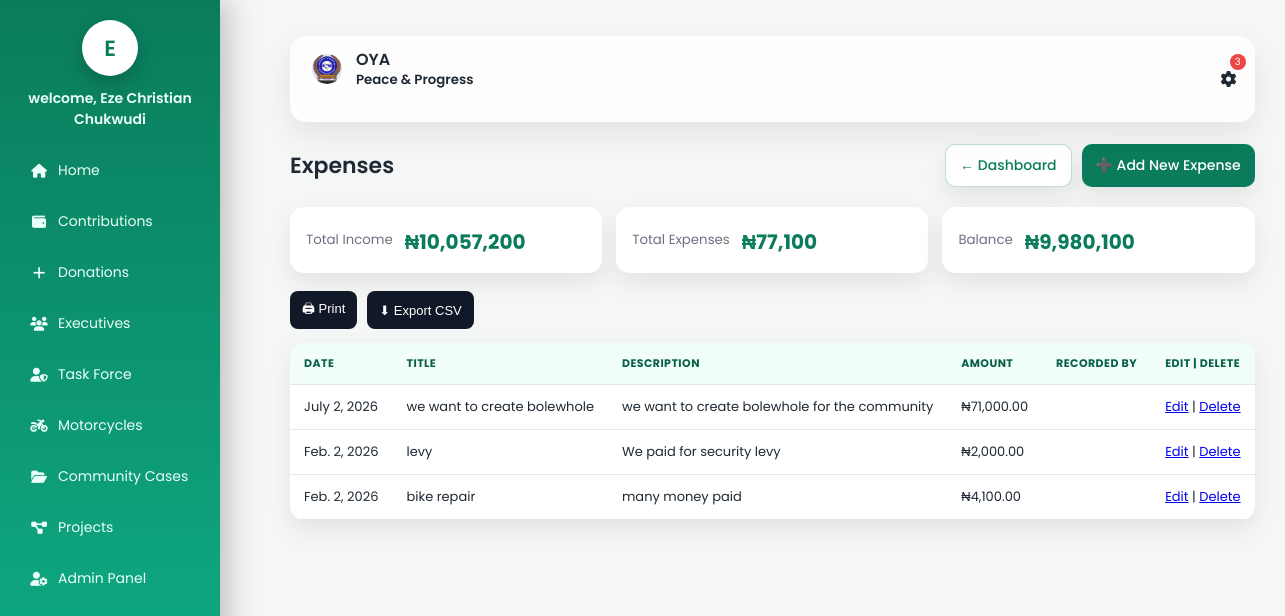
/expenses/ (signed in), run on the app's committed database.
### accounts/models.py (models this page shows, shortened)
class Member(models.Model):
    ROLE_CHOICES = [
        ('admin', 'Admin'),
        ('executive', 'Executive'),
        ('member', 'Floor Member'),
    ]
    STATUS_CHOICES = [
        ('active', 'Active'),
        ('inactive', 'Inactive'),
        ('suspended', 'Suspended'),
    ]
    serial_number = models.CharField(max_length=20, unique=True)
    full_name = models.CharField(max_length=200)
    phone_number = models.CharField(max_length=20)
    gender = models.CharField(max_length=10)
    age = models.PositiveIntegerField()
    role = models.CharField(max_length=20, choices=ROLE_CHOICES)
    executive_position = models.CharField(max_length=100, null=True, blank=True)
    status = models.CharField(max_length=20, choices=STATUS_CHOICES)
    year_joined = models.PositiveIntegerField()
    password = models.CharField(max_length=128)  # hashed later
    created_at = models.DateTimeField(auto_now_add=True)

### finance/models.py (models this page shows, shortened)
class Finance(models.Model):
    TYPE_CHOICES = [('expense', 'Expense')]
    type = models.CharField(max_length=10, choices=TYPE_CHOICES, default='expense')
    title = models.CharField(max_length=200)
    description = models.TextField()
    amount = models.DecimalField(max_digits=10, decimal_places=2)
    date = models.DateField()
    recorded_by = models.ForeignKey(Member, on_delete=models.SET_NULL, null=True)
    project = models.ForeignKey(Project, on_delete=models.SET_NULL, null=True, blank=True)

### accounts/decorators.py (the view)
    def wrapper(request, *args, **kwargs):
        if not request.session.get('member_id'):
            return redirect('login')
        return view_func(request, *args, **kwargs)

### finance/templates/finance/expenses_list.html (shortened to what this page needs)
{% load humanize %}
{% load static %}
<!DOCTYPE html>
<html lang="en">
<head>
  <link rel="stylesheet" href="https://cdnjs.cloudflare.com/ajax/libs/font-awesome/6.5.0/css/all.min.css">
    <link rel="stylesheet" href="{% static 'finance/css/styles.css' %}">
</head>
<body>
	<aside class="sidebar" id="sidebar">
		<div class="brand">
			<a href="{% url 'dashboard' %}" style="text-decoration: none;"><div class="avatar">{{ member.full_name|slice:":1" }}</div></a>
		</div>
		<strong>welcome, {{ member.full_name }}</strong>
		<nav class="menu">
			<a href="{% url 'dashboard' %}"><i class="fa fa-home"></i> Home</a>
			<a href="{% url 'contributions_list' %}"><i class="fa fa-wallet"></i> Contributions</a>
			<a href="{% url 'donation_list' %}"><i class="fa fa-plus"></i> Donations</a>
			<a href="{% url 'executives_list' %}"><i class="fa fa-users"></i> Executives</a>
			<a href="{% url 'taskforce_list' %}"><i class="fa fa-user-shield"></i> Task Force</a>
			<a href="{% url 'motorcycles_list' %}"><i class="fa fa-motorcycle"></i> Motorcycles</a>
			<a href="{% url 'cases_list' %}"><i class="fa fa-folder-open"></i> Community Cases</a>
			<a href="{% url 'projects_list' %}"><i class="fa fa-diagram-project"></i> Projects</a>
			{% if request.session.member_role == 'admin' %}
			<a href="{% url 'admin_dashboard' %}"><i class="fa fa-user-cog"></i> Admin Panel</a>
			{% endif %}
		</nav>
	</aside>
  <main class="main">
   <div class="topbar">
  <div class="left-top">
    <div class="brand">
      <img src="{% static 'finance/images/oya logo.jpeg' %}" alt="OYA Logo">
      <span>
        OYA<br>
        <small>Peace & Progress</small>
      </span>
    </div>
  </div>
  <div class="actions">
    <div class="profile" onclick="toggleProfile()">
      <span class="badge-noty">
        {{ announcements_count|add:minutes_count }}
      </span>
      <i class="fa fa-cog"></i>
    </div>
  </div>
</div>
<div class="container">
  <div class="header">
    <h2>Expenses</h2>
    <div class="header-actions">
      <a href="{% url 'dashboard' %}" class="btn secondary">← Dashboard</a>
      {% if member.role == 'admin' %}
      <a href="{% url 'add_expense' %}" class="btn">➕ Add New Expense</a>
      {% endif %}
    </div>
  </div>
  <div class="stats">
  <div class="stat-card">
    <small>Total Income</small>
    <strong>₦{{ total_income|intcomma |default:"0"}}</strong>
  </div>
  <div class="stat-card">
    <small>Total Expenses</small>
    <strong>₦{{ total_expenses|intcomma |default:"0" }}</strong>
  </div>
  <div class="stat-card">
    <small>Balance</small>
    <strong>₦{{ net_balance|intcomma |default:"0"}}</strong>
  </div>
</div>
  <div class="export">
    <button onclick="window.print()">🖨 Print</button>
    <button onclick="exportTable()">⬇ Export CSV</button>
  </div>
  <div class="table-wrap">
    <table id="expensesTable">
      <thead>
        <tr>
          <th>Date</th>
          <th>Title</th>
          <th>Description</th>
          <th>Amount</th>
          <th>Recorded By</th>
              {% if request.session.member_role == "admin" %}
            <th>Edit | Delete</th>
              {% endif %}
        </tr>
      </thead>
      <tbody>
        {% for expense in expenses %}
        <tr>
          <td>{{ expense.date }}</td>
          <td>{{ expense.title }}</td>
          <td>{% if expense.project %}{{ expense.project.title }}{% else %}{{ expense.description }}{% endif %}</td>
          <td>₦{{ expense.amount|intcomma }}</td>
          <td>{{ expense.recorded_by.full_name }}</td>
          {% if request.session.member_role == "admin" %}
            <td>
                <a href="{% url 'edit_expenses' expense.id %}">Edit</a> |
                 <a href="{% url 'delete_expenses' expense.id %}">Delete</a>
            </td>
            {% endif %}
        </tr>
        {% empty %}
        <tr>
          <td colspan="5" class="empty">No expenses recorded yet.</td>
        </tr>
        {% endfor %}
      </tbody>
    </table>
  </div>
</div>
    </main>
</body>
</html>

### finance/static/finance/css/styles.css (style rules this page uses)
:root { --primary: #0a7c5b; --bg: #f5f7f6; --card: #ffffff; --text: #1f2933; --muted: #6b7280; --shadow: 0 10px 25px rgba(0,0,0,.08); --radius: 16px; }
* { box-sizing: border-box; }
body { margin: 0; font-family: 'Poppins', sans-serif; background: var(--bg); color: var(--text); min-height: 100vh; display: flex; }
.sidebar { width:220px; background:linear-gradient(180deg,#0a7c5b,#0fb38a); color:#eafff9; padding:20px 18px; position:fixed; inset:0 auto 0 0; z-index:1000; box-shadow:6px 0 30px rgba(0,0,0,.25); transition:transform .3s ease; }
.sidebar .brand { display:flex; justify-content:center; margin-bottom:12px; }
.sidebar .avatar { width:56px; height:56px; border-radius:50%; background:#fff; color:#0a7c5b; display:grid; place-items:center; font-size:22px; font-weight:600; box-shadow:0 8px 20px rgba(0,0,0,.2); }
.sidebar strong { display:block; text-align:center; margin-top:8px; font-weight:600; font-size:14px; }
.menu { margin-top:12px; }
.menu a { display:flex; align-items:center; gap:12px; padding:11px 14px; border-radius:12px; color:#eafff9; text-decoration:none; font-size:14px; margin-bottom:6px; }
.menu a i { width:18px; text-align:center; }
.brand { display: flex; align-items: center; gap: 10px; margin-bottom: 20px; }
.brand img { width: 42px; height: 42px; object-fit: contain; border-radius: 50%; background: #fff; padding: 4px; }
.brand span { font-weight: 600; font-size: 16px; line-height: 1.2; }
.menu a { display: flex; align-items: center; gap: 10px; padding: 12px; border-radius: 10px; text-decoration: none; color: #eafff9; margin-bottom: 6px; }
.main { margin-left: 250px; width: 100%; padding: 16px 20px 30px; }
.topbar { position:sticky; top:0; display:flex; justify-content:space-between; align-items:center; padding:14px 18px; margin-bottom:22px; background:rgba(255,255,255,.75); backdrop-filter:blur(10px); border-radius:16px; box-shadow:0 12px 30px rgba(0,0,0,.08); z-index:50; }
.left-top { display: flex; align-items: center; gap: 10px; }
.topbar .brand { display:flex; align-items:center; gap:10px; }
.topbar .brand img { width:38px; height:38px; border-radius:50%; background:#fff; padding:4px; }
.actions { display: flex; align-items: center; gap: 10px; position: relative; z-index: 60; }
.badge-noty { position: absolute; top: -17px; right: -9px; background: #ef4444; color: #fff; font-size: 10px; border-radius: 50%; padding: 0px 5px; }
.profile { cursor:pointer; display:flex; align-items:center; gap:8px; }
.avatar { width: 32px; height: 32px; border-radius: 50%; background: linear-gradient(135deg, #0a7c5b, #0fb38a); color: #fff; display: grid; place-items: center; font-weight: 600; }
.stats { display: grid; grid-template-columns: repeat(auto-fit, minmax(180px,1fr)); gap: 14px; margin: 16px 0 22px; }
.stat-card { background: var(--card); border-radius: var(--radius); box-shadow: var(--shadow); padding: 16px; display: flex; gap: 12px; align-items: center; }
.btn { background: #fff; color: #0a7c5b; border-radius: 10px; padding: 10px 14px; text-decoration: none; font-weight: 600; border: none; cursor: pointer; }

### data on the page
Member: full_name "E", full_name "Eze Christian Chukwudi"
Finance: date "July 2, 2026", title "we want to create bolewhole", description "we want to create bolewhole for the community", amount "71,000.00"
Finance: date "Feb. 2, 2026", title "levy", description "We paid for security levy", amount "2,000.00"
Finance: date "Feb. 2, 2026", title "bike repair", description "many money paid", amount "4,100.00"

### other printed values
{{ announcements_count|add:minutes_count }} "3"
{{ total_income|intcomma |default:"0" }} "10,057,200"
{{ total_expenses|intcomma |default:"0" }} "77,100"
{{ net_balance|intcomma |default:"0" }} "9,980,100"
